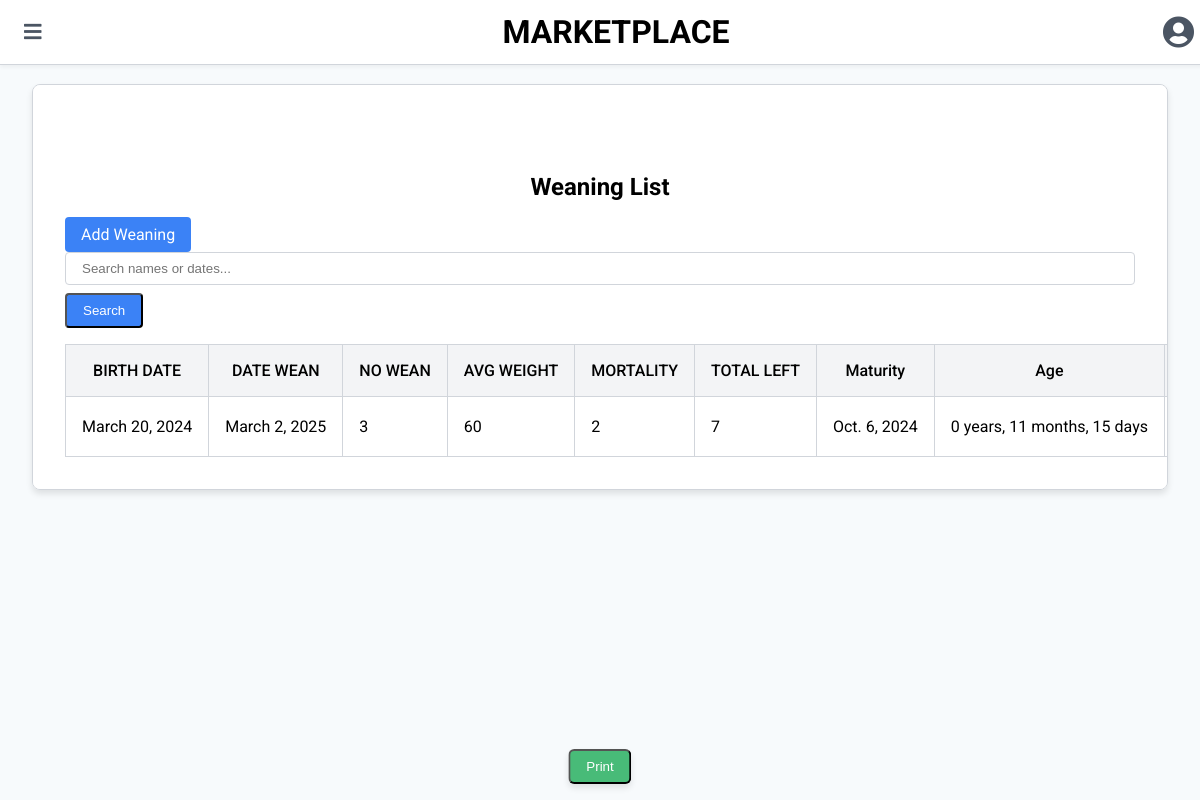
The app's page /Weaning with its own data.
### inven/models.py (models this page shows, shortened)
class Weaning(models.Model):
    birth_date = models.ForeignKey(Farrowing, verbose_name=_("Date farrowed"), on_delete=models.CASCADE)
    date_wean = models.DateField(_("weaning date"), auto_now=False, auto_now_add=False)
    no_wean = models.IntegerField(_("number Wean"))
    avg_weight = models.IntegerField(_("Average Weight"))
    mortality = models.IntegerField(_("mortality after farrowing"))
    @property
    def total_left(self):
        return self.birth_date.total_left - self.mortality
    @property
    def maturity(self):
        return self.birth_date.date + timedelta(days=200)
    def get_age(self) -> dict:
        today = date.today()
        delta = relativedelta(today, self.birth_date.date)
        return {
            'years': delta.years,
            'months': delta.months,
            'days': delta.days
        }
    @property
    def age_string(self) -> str:
        age = self.get_age()
        return f"{age['years']} years, {age['months']} months, {age['days']} days"
    class Meta:
        verbose_name = _("Weaning")
        verbose_name_plural = _("Weanings")

class Farrowing(models.Model):
    date = models.DateField(_("Date"), auto_now=False, auto_now_add=False)
    boar_id = models.ForeignKey(
        Inven,
        on_delete=models.CASCADE,
        verbose_name=_("Boar"),
        limit_choices_to={'sex__name': 'BOAR'},  # Filter only Boars
        related_name='fallowing_as_boar'
    )
    sow_id = models.ForeignKey(
        Inven,
        on_delete=models.CASCADE,
        verbose_name=_("Sow"),
        limit_choices_to={'sex__name': 'SOW'},  # Filter only Sows
        related_name='farrowing_as_soW'
    )
    number_born = models.IntegerField(_("No. Born"))
    mortality = models.IntegerField(_("Mortality"))
    @property
    def total_left(self):
        return self.number_born - self.mortality
    class Meta:
        verbose_name = _("Farrowing")
        verbose_name_plural = _("Farrowings")

### inven/views.py (the view)
# urls.py: path('Weaning', WeaningListView.as_view(), name='Weaning-list'),
class WeaningListView(ListView):
    model = Weaning
    template_name = 'Weaning/list.html'
    context_object_name = 'Weanings'
    paginate_by = 20
    ordering = ['-date_wean']
    def get_context_data(self, **kwargs):
        context = super().get_context_data(**kwargs)
        context.update({
            'current_date': timezone.now().date(),
            'search_query': self.request.GET.get('q', '')
        })
        return context
    def get_queryset(self):
        queryset = super().get_queryset()
        search_query = self.request.GET.get('q')
        if search_query:
            return queryset.filter(
                Q(name__icontains=search_query) |
                Q(birth_date__icontains=search_query)
            )
        return queryset

### templates/Weaning/list.html (shortened to what this page needs)
{% extends "list.html" %}
{% block page %}
                <main class="content ml-0 mt-16 p-4 transition-all duration-300">
                        <h2 class="text-2xl mb-2 font-bold">Weaning List</h2>
                        <a href="{% url 'Weaning-create' %}" class="btn btn-primary mb-3 bg-blue-500 text-white py-2 px-4 rounded hover:bg-blue-600">Add Weaning</a>
                        <form method="get" class="mb-3 flex flex-col sm:flex-row items-center" onsubmit="event.preventDefault(); filterTable();">
                            <input type="text"
                                   id="searchInput"
                                   name="q"
                                   placeholder="Search names or dates..."
                                   class="form-control border border-gray-300 rounded py-2 px-4 mb-2 sm:mb-0 sm:mr-2 w-full sm:w-auto">
                            <button type="submit" class="btn btn-primary mt-2 sm:mt-0 bg-blue-500 text-white py-2 px-4 rounded hover:bg-blue-600">Search</button>
                        </form>
                            <table id="dataTable" class="table table-striped w-full border-collapse">
                                <thead>
                                    <tr>
                                        <th class="p-4 border border-gray-300 bg-gray-100 font-medium whitespace-nowrap">BIRTH DATE</th>
                                        <th class="p-4 border border-gray-300 bg-gray-100 font-medium whitespace-nowrap">DATE WEAN</th>
                                        <th class="p-4 border border-gray-300 bg-gray-100 font-medium whitespace-nowrap">NO WEAN</th>
                                        <th class="p-4 border border-gray-300 bg-gray-100 font-medium whitespace-nowrap">AVG WEIGHT</th>
                                        <th class="p-4 border border-gray-300 bg-gray-100 font-medium whitespace-nowrap">MORTALITY</th>
                                        <th class="p-4 border border-gray-300 bg-gray-100 font-medium whitespace-nowrap">TOTAL LEFT</th>
                                        <th class="p-4 border border-gray-300 bg-gray-100 font-medium whitespace-nowrap">Maturity</th>
                                        <th class="p-4 border border-gray-300 bg-gray-100 font-medium whitespace-nowrap">Age</th>
                                        <th class="p-4 border border-gray-300 bg-gray-100 font-medium whitespace-nowrap">ACTION</th>
                                    </tr>
                                </thead>
                                <tbody>
                                    {% for Weaning in Weanings %}
                                    <tr>
                                        <td class="p-4 border border-gray-300 whitespace-nowrap">{{ Weaning.birth_date.date }}</td>
                                        <td class="p-4 border border-gray-300 whitespace-nowrap">{{ Weaning.date_wean }}</td>
                                        <td class="p-4 border border-gray-300 whitespace-nowrap">{{ Weaning.no_wean }}</td>
                                        <td class="p-4 border border-gray-300 whitespace-nowrap">{{ Weaning.avg_weight }}</td>
                                        <td class="p-4 border border-gray-300 whitespace-nowrap">{{ Weaning.mortality }}</td>
                                        <td class="p-4 border border-gray-300 whitespace-nowrap">{{ Weaning.total_left }}</td>
                                        <td class="p-4 border border-gray-300 whitespace-nowrap">{{ Weaning.maturity }}</td>
                                        <td class="p-4 border border-gray-300 whitespace-nowrap">{{ Weaning.age_string }}</td>
                                        <td class="p-4 border border-gray-300 whitespace-nowrap">
                                        </td>
                                    </tr>
                                    {% empty %}
                                    <tr>
                                        <td colspan="9" class="p-4 border border-gray-300 text-center">No Weaning found</td>
                                    </tr>
                                    {% endfor %}
                                </tbody>
                            </table>
                    </div>
                </main>
{% endblock %}

### templates/firstlabel/main.html (style rules this page uses)
body { font-family: 'Roboto', sans-serif; background-color: #f3f4f6; margin: 0; padding: 0; }
.content { margin-left: 0; transition: margin-left 0.3s; padding: 1rem; padding-top: 5rem; }

### templates/list.html (style rules this page uses)
body { font-family: 'Roboto', sans-serif; background-color: #f7fafc; margin: 0; padding: 0; }
.content { margin: 0 auto; margin-top: 16px; padding: 16px; max-width: 1200px; }
.table-container h2 { font-size: 24px; font-weight: 700; margin-bottom: 16px; text-align: center; padding-top: 20px; }
.btn { display: inline-block; padding: 8px 16px; border-radius: 4px; text-decoration: none; text-align: center; transition: background-color 0.3s; }
.btn-primary { background-color: #3b82f6; color: #ffffff; }
.form-control { border: 1px solid #d1d5db; border-radius: 4px; padding: 8px 16px; width: 100%; margin-bottom: 8px; }
.table { width: 100%; border-collapse: collapse; margin-top: 16px; }
.table th, .table td { padding: 16px; border: 1px solid #d1d5db; white-space: nowrap; }
.table th { background-color: #f3f4f6; font-weight: 500; }

### records on screen
Weaning: birth_date "March 20, 2024", date_wean "March 2, 2025", no_wean "3", avg_weight "60", mortality "2", total_left "7", maturity "Oct. 6, 2024", age_string "0 years, 11 months, 15 days"
